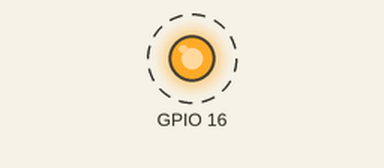
Simulated run of this program. Board: Raspberry Pi (BCM pin numbers). Parts: output pins drawn as LEDs (lit = HIGH). Dashed ring = blinking.

Above: at 0.5 s.
Timing chart, 0 to 4.6 s (numbered marks = the images above):
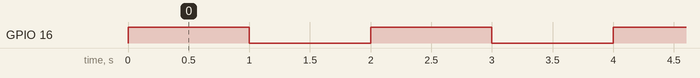

The program:

02_blinking_RPiGPIO.py
```python
'''
Programa que parpadea el pin 36 (GPIO16) en la raspberry pi 4.
A nivel de aplicacion, utilizando libreria mas grande, RPi.GPIO.
'''

import RPi.GPIO as GPIO
import time

# Configuracion de numeracion de los pines
GPIO.setmode(GPIO.BCM) # BCM (Broadcom SOC Channel)
# Ejemplo con enumeracion de pines fisicos:
#`GPIO.setmode(GPIO.BOARD)`

# Configurar pin 16 como salida
GPIO.setup(16, GPIO.OUT)

try:
	while True:
		GPIO.output(16, GPIO.HIGH) # Encender led
		time.sleep(1)
		GPIO.output(16, GPIO.LOW) # Apagar led
		time.sleep(1)
except KeyboardInterrupt:
	GPIO.cleanup() # Liberar todos los GPIO usados
	print("Fin de blinking")
```

Measured:
- by itself, GPIO 16: alternates HIGH for 1.0 s and LOW for 1.0 s
